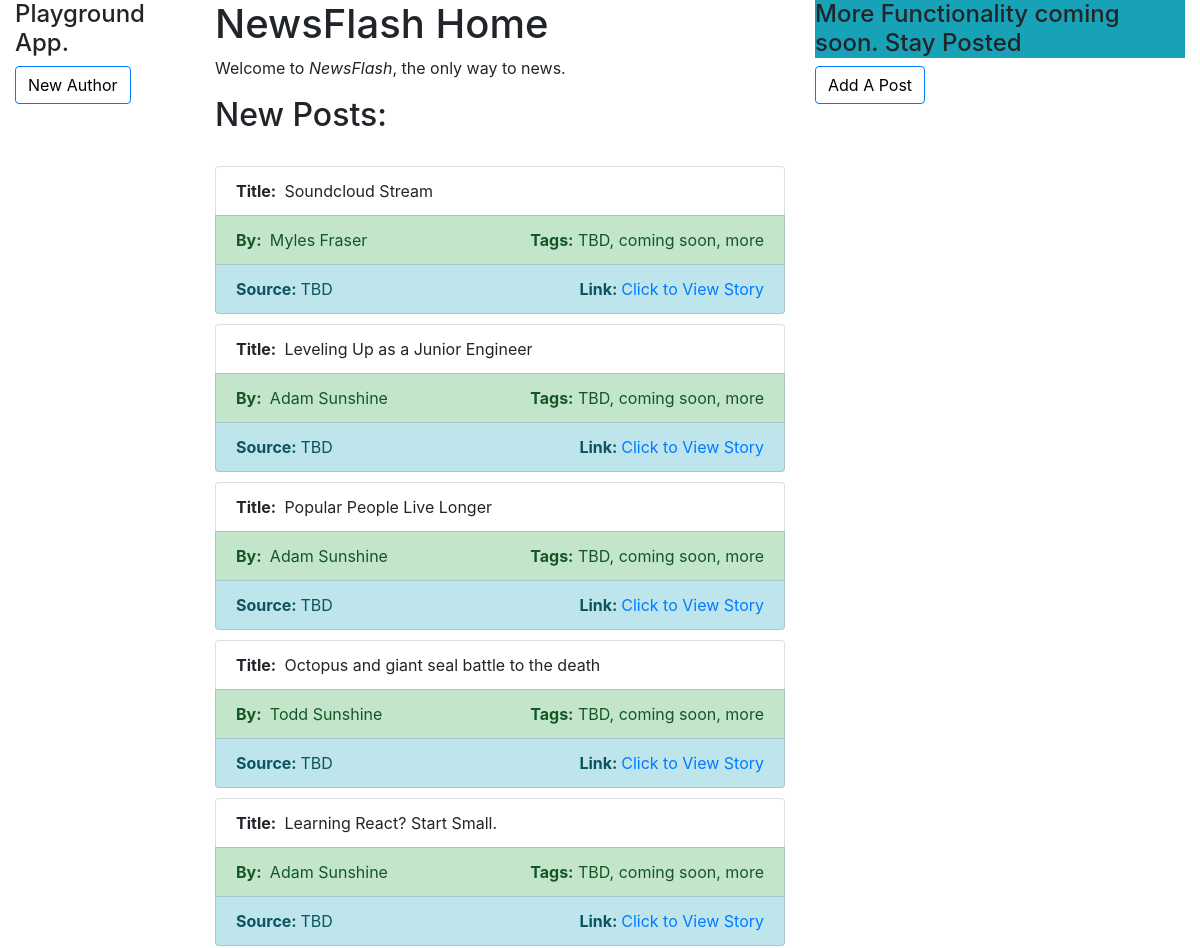
/flash/ (upper part), run on an earlier commit of the app's database.
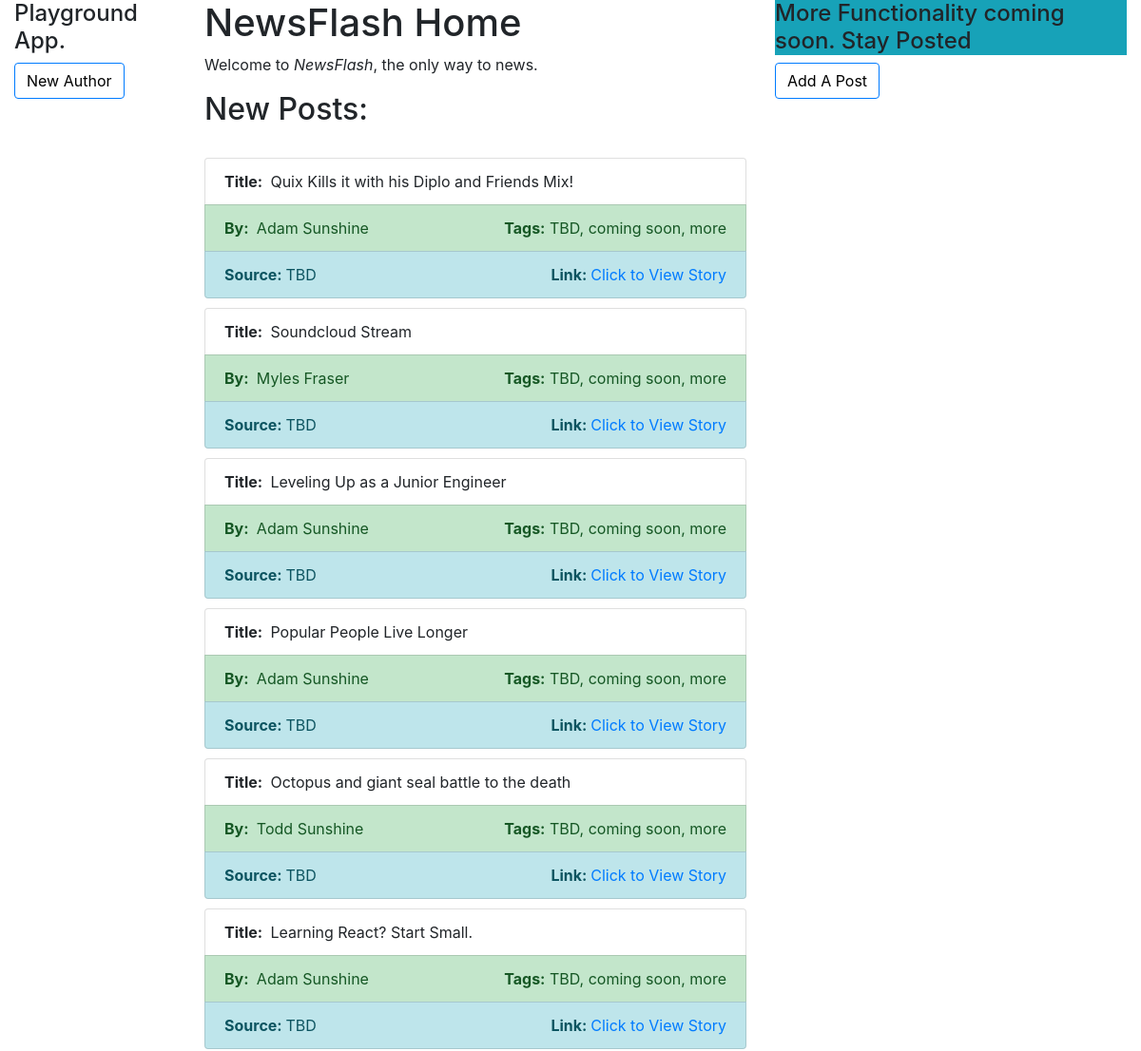
And on a later commit of the database.
### flash/models.py (models this page shows, shortened)
class Post(models.Model):
    title = models.CharField(max_length=100)
    author = models.ForeignKey('Author',on_delete=models.SET_NULL, null=True)
    url = models.URLField(max_length=1000)
    created_at = models.DateTimeField(auto_now_add=True)
    class Meta:
         ordering = ['-created_at']

class Author(models.Model):
    first_name = models.CharField(max_length=100)
    last_name = models.CharField(max_length=100)
    email = models.CharField(max_length=70)
    def __str__(self):
        return '%s %s' % (self.first_name, self.last_name)

### flash/views.py (the view)
def index(request):
    num_posts=Post.objects.all()
    num_authors=Author.objects.count()  # The 'all()' is implied by default.
    return render(
        request,
        'index.html',
        context={'num_posts':num_posts,'num_authors':num_authors},
    )

### flash/templates/index.html
{% extends "base_generic.html" %}
{% block sidebar %}
<a href="/flash/write" class="btn btn-outline-primary" style="color:black;">New Author</a>
{% endblock %}
{% block content %}
<h1>NewsFlash Home</h1>
  <p>Welcome to <em>NewsFlash</em>, the only way to news.</p>
<h2>New Posts:</h2>
  <br>
  {% for post in num_posts %}
  <div class="well">
  <ul class="list-group single-post">
    <li class="list-group-item"><strong>Title: </strong>&nbsp;{{ post.title }}</li>
    <li class="list-group-item list-group-item-success d-flex justify-content-between">
      <div><strong>By: </strong>&nbsp;{{ post.author }}</div>
      <div><strong>Tags:</strong>&nbsp;TBD, coming soon, more</div>
    </li>
    <li class="list-group-item list-group-item-info d-flex justify-content-between">
        <div><strong>Source:&nbsp;</strong>TBD</div>
        <div>
          <strong>Link:&nbsp;</strong><a href="{{ post.url }}" target="_blank">Click to View Story</a>
        </div>
    </li>
  </ul>
</div>
  {% endfor %}
{% endblock %}
{% block addpost %}
<a href="/flash/create" class="btn btn-outline-primary" style="color:black;">Add A Post</a>
{% endblock %}

### flash/templates/base_generic.html (shortened to what this page needs)
<!DOCTYPE html>
<html lang="en">
<head>
  <link rel="stylesheet" href="https://maxcdn.bootstrapcdn.com/bootstrap/4.0.0-alpha.6/css/bootstrap.min.css">
  {% load static %}
  <link rel="stylesheet" href="{% static 'css/styles.css' %}">
</head>
<body>
  <div class="container-fluid">
    <div class="row">
      <div class="col-sm-2">
     <h4 class="bg-faded"> Playground App. </h4>
     {% block sidebar %}
     {% endblock %}
      </div>
      <div class="col-sm-6 bg-faded">
      {% block content %}{% endblock %}
      </div>
      <div class="col-sm-4">
        <h4 class="bg-info"> More Functionality coming soon. Stay Posted </h4>
      {% block addpost %}{% endblock %}
      </div>
    </div>
  </div>
</body>
</html>

### flash/static/css/styles.css (style rules this page uses)
.single-post { margin-bottom: 10px; }

What changed in the data, as far as the page shows it:
added Post: title "Quix Kills it with his Diplo and Friends Mix!", author "Adam Sunshine"
